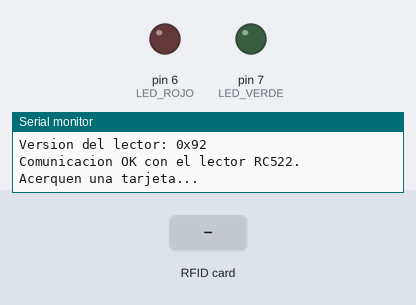
Recording of a sketch running on a simulated Arduino Uno, built with avr-gcc and run on an emulated ATmega328P. Parts: output pins drawn as LEDs (lit = HIGH), the last lines printed to the serial monitor. The inputs (shaded band) are chosen by the test bench. Pins used as bus, display or sensor lines are not drawn.

Above: at 1.3 s.
1.4 s: RFID card 99 EB 7B 63 held to the reader
At 2.8 s:
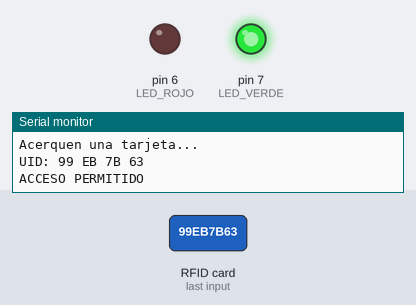
4.4 s: RFID card 5E 7A 19 C4 held to the reader
At 5.4 s:
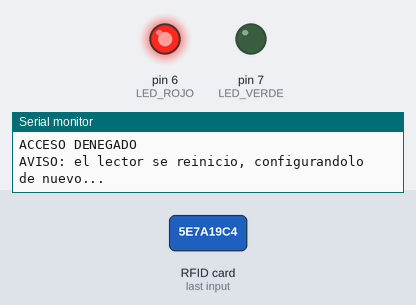
Timing chart, 0 to 7.9 s (numbered marks = the images above; inputs shaded):
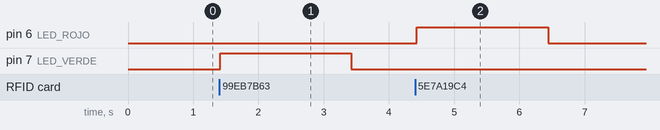

Measured:
- after the input at 1.4 s, pin 7 (LED_VERDE): LOW → HIGH at once, → LOW 2.0 s later
- after the input at 4.4 s, pin 6 (LED_ROJO): LOW → HIGH at once, → LOW 2.0 s later

The sketch:

control_acceso_rfid.ino
```cpp
// Control de acceso con RFID RC522 - Arduino UNO R4 WiFi (versión corregida)
// Librería: "MFRC522" (by GithubCommunity) desde el Library Manager

#include <SPI.h>
#include <MFRC522.h>

// ---------- Pines ----------
#define SS_PIN     10   // SDA del RC522
#define RST_PIN     9   // RST del RC522
#define LED_VERDE   7
#define LED_ROJO    6

// ---------- Configuración ----------
const unsigned long TIEMPO_LED = 2000;   // ms que dura encendido el LED

// UID de la tarjeta AUTORIZADA (cámbienlo por el que les salga en el Monitor Serie)
byte uidAutorizado[] = {0x99, 0xEB, 0x7B, 0x63};
const byte TAM_UID_AUT = sizeof(uidAutorizado);

MFRC522 rfid(SS_PIN, RST_PIN);

// ---------- Variables para millis() ----------
bool ledEncendido = false;
unsigned long tiempoEncendido = 0;
unsigned long ultimaRevision = 0;

void setup() {
  Serial.begin(9600);
  while (!Serial && millis() < 3000);   // El R4 tarda en abrir el puerto USB

  pinMode(LED_VERDE, OUTPUT);
  pinMode(LED_ROJO, OUTPUT);
  digitalWrite(LED_VERDE, LOW);
  digitalWrite(LED_ROJO, LOW);

  SPI.begin();
  iniciarLector();

  // Verificar comunicación leyendo el registro de versión del chip
  byte version = rfid.PCD_ReadRegister(MFRC522::VersionReg);
  Serial.print("Version del lector: 0x");
  Serial.println(version, HEX);

  if (version == 0x00 || version == 0xFF) {
    Serial.println("ERROR: No hay comunicacion con el lector RC522.");
    Serial.println("Revisen las conexiones (SPI, 3.3V, GND).");
  } else {
    Serial.println("Comunicacion OK con el lector RC522.");
    Serial.println("Acerquen una tarjeta...");
  }
}

void loop() {
  // 1) Apagar el LED cuando pasen 2000 ms (sin usar delay)
  if (ledEncendido && (millis() - tiempoEncendido >= TIEMPO_LED)) {
    digitalWrite(LED_VERDE, LOW);
    digitalWrite(LED_ROJO, LOW);
    ledEncendido = false;
  }

  // 2) Cada 5 s revisar que el lector siga respondiendo y con la antena encendida
  if (millis() - ultimaRevision >= 5000) {
    ultimaRevision = millis();
    revisarLector();
  }

  // 3) Revisar si hay una tarjeta nueva (no bloquea)
  if (!rfid.PICC_IsNewCardPresent()) return;
  if (!rfid.PICC_ReadCardSerial())   return;

  // 4) Mostrar UID en hexadecimal
  mostrarUID();

  // 5) Comparar con el UID autorizado
  if (uidCoincide()) {
    Serial.println("ACCESO PERMITIDO");
    encenderLED(LED_VERDE);
  } else {
    Serial.println("ACCESO DENEGADO");
    encenderLED(LED_ROJO);
  }
  Serial.println();

  // 6) Terminar la comunicación con la tarjeta
  rfid.PICC_HaltA();
  rfid.PCD_StopCrypto1();
}

// Reinicio "duro" del lector + inicialización + antena al máximo
void iniciarLector() {
  pinMode(RST_PIN, OUTPUT);
  digitalWrite(RST_PIN, LOW);
  delay(50);
  digitalWrite(RST_PIN, HIGH);
  delay(50);

  rfid.PCD_Init();
  delay(10);
  rfid.PCD_SetAntennaGain(rfid.RxGain_max);   // Máxima ganancia de la antena
  rfid.PCD_AntennaOn();
}

// Si el lector se reinició (p. ej. por un bajón de voltaje), lo vuelve a configurar
void revisarLector() {
  byte version = rfid.PCD_ReadRegister(MFRC522::VersionReg);
  byte ganancia = rfid.PCD_GetAntennaGain();

  if (version == 0x00 || version == 0xFF) {
    Serial.println("AVISO: se perdio la comunicacion con el lector.");
    return;
  }
  if (ganancia != rfid.RxGain_max) {
    Serial.println("AVISO: el lector se reinicio, configurandolo de nuevo...");
    iniciarLector();
  }
}

void mostrarUID() {
  Serial.print("UID:");
  for (byte i = 0; i < rfid.uid.size; i++) {
    Serial.print(" ");
    if (rfid.uid.uidByte[i] < 0x10) Serial.print("0");  // 0A en vez de A
    Serial.print(rfid.uid.uidByte[i], HEX);
  }
  Serial.println();
}

bool uidCoincide() {
  if (rfid.uid.size != TAM_UID_AUT) return false;
  for (byte i = 0; i < TAM_UID_AUT; i++) {
    if (rfid.uid.uidByte[i] != uidAutorizado[i]) return false;
  }
  return true;
}

void encenderLED(int pin) {
  // Apaga ambos y enciende solo el indicado; reinicia el conteo de 2 s
  digitalWrite(LED_VERDE, LOW);
  digitalWrite(LED_ROJO, LOW);
  digitalWrite(pin, HIGH);
  tiempoEncendido = millis();
  ledEncendido = true;
}
```
